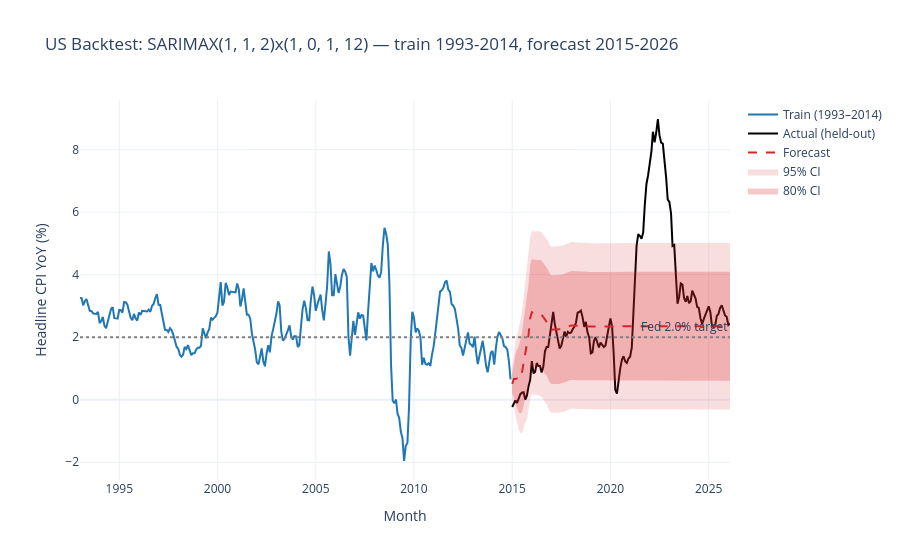

Notebook code for this chart:
### Markdown cell above
# ARIMA

### Code cell
from statsmodels.tsa.statespace.sarimax import SARIMAX
from itertools import product
import warnings
warnings.filterwarnings('ignore')

BACKTEST_END = '2014-12-31'   # leaves 10 years of monthly held-out data through 2024
train = df.loc[TRAIN_START:BACKTEST_END, 'headline_yoy'].dropna()
test  = df.loc['2015-01-01':CUTOFF,        'headline_yoy'].dropna()
print(f'Train: {train.index.min().date()} to {train.index.max().date()}, n={len(train)}')
print(f'Test:  {test.index.min().date()}  to {test.index.max().date()}, n={len(test)}')

# --- Grid search over orders, pick lowest AIC ---
# Keep seasonal grid tight — m=12 makes each fit slower than m=4
p_range, d_range, q_range = range(0, 3), range(0, 2), range(0, 3)
P_range, D_range, Q_range = range(0, 2), range(0, 2), range(0, 2)

results = []
for p, d, q, P, D, Q in product(p_range, d_range, q_range, P_range, D_range, Q_range):
    if p == 0 and q == 0 and P == 0 and Q == 0:
        continue
    try:
        m = SARIMAX(train, order=(p, d, q), seasonal_order=(P, D, Q, SEASONAL_M),
                    enforce_stationarity=False, enforce_invertibility=False).fit(disp=False)
        results.append({'order': (p, d, q), 'seasonal': (P, D, Q, SEASONAL_M),
                        'aic': m.aic, 'bic': m.bic})
    except Exception:
        continue

results_df = pd.DataFrame(results).sort_values('aic').reset_index(drop=True)
print('\nTop 5 models by AIC:')
print(results_df.head().to_string(index=False))

best_order    = results_df.iloc[0]['order']
best_seasonal = results_df.iloc[0]['seasonal']
print(f'\nBest model: SARIMAX{best_order}x{best_seasonal}')

# --- Refit best, forecast over test horizon ---
best_model = SARIMAX(train, order=best_order, seasonal_order=best_seasonal,
                     enforce_stationarity=False, enforce_invertibility=False).fit(disp=False)

fc_obj = best_model.get_forecast(steps=len(test))
fc_mean = fc_obj.predicted_mean
fc_ci80 = fc_obj.conf_int(alpha=0.20)
fc_ci95 = fc_obj.conf_int(alpha=0.05)
fc_idx  = test.index

# --- Metrics ---
actual = test.values
predicted = fc_mean.values
rmse = np.sqrt(np.mean((actual - predicted)**2))
mae  = np.mean(np.abs(actual - predicted))
mape = np.mean(np.abs((actual - predicted) / actual)) * 100
print(f'\nBacktest metrics over {len(test)} months:')
print(f'  RMSE: {rmse:.3f} pp')
print(f'  MAE:  {mae:.3f} pp')
print(f'  MAPE: {mape:.1f}%')

# --- Plot ---
fig_bt = go.Figure()
fig_bt.add_trace(go.Scatter(x=train.index, y=train.values,
                            mode='lines', name=f'Train ({TRAIN_START[:4]}–{BACKTEST_END[:4]})',
                            line=dict(color='#1f77b4')))
fig_bt.add_trace(go.Scatter(x=test.index, y=test.values,
                            mode='lines', name='Actual (held-out)',
                            line=dict(color='black', width=2)))
fig_bt.add_trace(go.Scatter(x=fc_idx, y=predicted,
                            mode='lines', name='Forecast',
                            line=dict(color='#d62728', dash='dash')))
fig_bt.add_trace(go.Scatter(x=list(fc_idx) + list(fc_idx[::-1]),
                            y=list(fc_ci95.iloc[:, 1]) + list(fc_ci95.iloc[::-1, 0]),
                            fill='toself', fillcolor='rgba(214,39,40,0.15)',
                            line=dict(width=0), name='95% CI'))
fig_bt.add_trace(go.Scatter(x=list(fc_idx) + list(fc_idx[::-1]),
                            y=list(fc_ci80.iloc[:, 1]) + list(fc_ci80.iloc[::-1, 0]),
                            fill='toself', fillcolor='rgba(214,39,40,0.25)',
                            line=dict(width=0), name='80% CI'))
fig_bt.add_hline(y=MU_ANCHOR, line_dash='dot', line_color='grey',
                 annotation_text=f'Fed {MU_ANCHOR}% target')
fig_bt.update_layout(
    title=f'US Backtest: SARIMAX{best_order}x{best_seasonal} — train {TRAIN_START[:4]}-{BACKTEST_END[:4]}, '
          f'forecast 2015-{CUTOFF[:4]}',
    xaxis_title='Month', yaxis_title='Headline CPI YoY (%)',
    template='plotly_white', hovermode='x unified')
fig_bt.show()

### Figure 1 — Plotly figure (JSON) as saved in the notebook; plotly's stock layout.template omitted (floating-point values rounded to 4 significant figures; data arrays with more than 128 entries replaced by an {"elided": "..."} marker saying what was removed)
{"data": [{"line": {"color": "#1f77b4"}, "mode": "lines", "name": "Train (1993–2014)", "type": "scatter", "x": {"elided": "264 str values"}, "y": {"elided": "264 float values"}}, {"line": {"color": "black", "width": 2}, "mode": "lines", "name": "Actual (held-out)", "type": "scatter", "x": {"elided": "133 str values"}, "y": {"elided": "133 float values"}}, {"line": {"color": "#d62728", "dash": "dash"}, "mode": "lines", "name": "Forecast", "type": "scatter", "x": {"elided": "133 str values"}, "y": {"elided": "133 float values"}}, {"fill": "toself", "fillcolor": "rgba(214,39,40,0.15)", "line": {"width": 0}, "name": "95% CI", "type": "scatter", "x": {"elided": "266 str values"}, "y": {"elided": "266 float values"}}, {"fill": "toself", "fillcolor": "rgba(214,39,40,0.25)", "line": {"width": 0}, "name": "80% CI", "type": "scatter", "x": {"elided": "266 str values"}, "y": {"elided": "266 float values"}}], "layout": {"annotations": [{"showarrow": false, "text": "Fed 2.0% target", "x": 1, "xanchor": "right", "xref": "x domain", "y": 2, "yanchor": "bottom", "yref": "y"}], "hovermode": "x unified", "shapes": [{"line": {"color": "grey", "dash": "dot"}, "type": "line", "x0": 0, "x1": 1, "xref": "x domain", "y0": 2, "y1": 2, "yref": "y"}], "title": {"text": "US Backtest: SARIMAX(1, 1, 2)x(1, 0, 1, 12) — train 1993-2014, forecast 2015-2026"}, "xaxis": {"title": {"text": "Month"}}, "yaxis": {"title": {"text": "Headline CPI YoY (%)"}}}}
